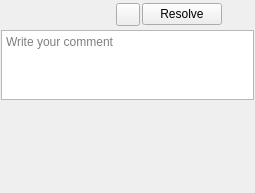
<?xml version="1.0" encoding="UTF-8"?>
<ui version="4.0">
 <class>CommentWidget</class>
 <widget class="QFrame" name="CommentWidget">
  <property name="geometry">
   <rect>
    <x>0</x>
    <y>0</y>
    <width>255</width>
    <height>189</height>
   </rect>
  </property>
  <property name="sizePolicy">
   <sizepolicy hsizetype="Maximum" vsizetype="Maximum">
    <horstretch>0</horstretch>
    <verstretch>0</verstretch>
   </sizepolicy>
  </property>
  <property name="windowTitle">
   <string>Frame</string>
  </property>
  <property name="styleSheet">
   <string notr="true"/>
  </property>
  <property name="mainFrame" stdset="0">
   <bool>true</bool>
  </property>
  <layout class="QVBoxLayout" name="verticalLayout">
   <property name="spacing">
    <number>2</number>
   </property>
   <property name="leftMargin">
    <number>1</number>
   </property>
   <property name="topMargin">
    <number>1</number>
   </property>
   <property name="rightMargin">
    <number>1</number>
   </property>
   <property name="bottomMargin">
    <number>1</number>
   </property>
   <item>
    <layout class="QHBoxLayout" name="horizontalLayout">
     <item>
      <widget class="QToolButton" name="btnCharacter">
       <property name="styleSheet">
        <string notr="true">border: 0px;</string>
       </property>
       <property name="text">
        <string/>
       </property>
       <property name="iconSize">
        <size>
         <width>24</width>
         <height>24</height>
        </size>
       </property>
      </widget>
     </item>
     <item>
      <spacer name="horizontalSpacer">
       <property name="orientation">
        <enum>Qt::Horizontal</enum>
       </property>
       <property name="sizeHint" stdset="0">
        <size>
         <width>40</width>
         <height>20</height>
        </size>
       </property>
      </spacer>
     </item>
     <item>
      <widget class="QToolButton" name="btnMajor">
       <property name="cursor">
        <cursorShape>PointingHandCursor</cursorShape>
       </property>
       <property name="toolTip">
        <string>Mark as important</string>
       </property>
       <property name="styleSheet">
        <string notr="true"/>
       </property>
       <property name="text">
        <string/>
       </property>
       <property name="checkable">
        <bool>true</bool>
       </property>
       <property name="toolButtonStyle">
        <enum>Qt::ToolButtonIconOnly</enum>
       </property>
       <property name="base" stdset="0">
        <bool>true</bool>
       </property>
      </widget>
     </item>
     <item>
      <widget class="QPushButton" name="btnResolve">
       <property name="cursor">
        <cursorShape>PointingHandCursor</cursorShape>
       </property>
       <property name="text">
        <string>Resolve</string>
       </property>
      </widget>
     </item>
     <item>
      <widget class="QToolButton" name="btnMenu">
       <property name="cursor">
        <cursorShape>PointingHandCursor</cursorShape>
       </property>
       <property name="styleSheet">
        <string notr="true">QToolButton {border: 0px;
}

QToolButton::menu-indicator{width:0px;}</string>
       </property>
       <property name="text">
        <string/>
       </property>
       <property name="iconSize">
        <size>
         <width>24</width>
         <height>24</height>
        </size>
       </property>
       <property name="popupMode">
        <enum>QToolButton::InstantPopup</enum>
       </property>
      </widget>
     </item>
     <item>
      <spacer name="horizontalSpacer_3">
       <property name="orientation">
        <enum>Qt::Horizontal</enum>
       </property>
       <property name="sizeType">
        <enum>QSizePolicy::Preferred</enum>
       </property>
       <property name="sizeHint" stdset="0">
        <size>
         <width>3</width>
         <height>3</height>
        </size>
       </property>
      </spacer>
     </item>
    </layout>
   </item>
   <item>
    <widget class="QPlainTextEdit" name="textEditor">
     <property name="placeholderText">
      <string>Write your comment</string>
     </property>
    </widget>
   </item>
   <item>
    <widget class="QTextBrowser" name="textComment">
     <property name="sizePolicy">
      <sizepolicy hsizetype="Maximum" vsizetype="Maximum">
       <horstretch>0</horstretch>
       <verstretch>0</verstretch>
      </sizepolicy>
     </property>
     <property name="styleSheet">
      <string notr="true">border: 0px;
background-color: rgba(0, 0, 0, 0);
</string>
     </property>
     <property name="verticalScrollBarPolicy">
      <enum>Qt::ScrollBarAlwaysOff</enum>
     </property>
     <property name="horizontalScrollBarPolicy">
      <enum>Qt::ScrollBarAlwaysOff</enum>
     </property>
     <property name="readOnly">
      <bool>true</bool>
     </property>
    </widget>
   </item>
   <item>
    <layout class="QHBoxLayout" name="horizontalLayout_2">
     <item>
      <spacer name="horizontalSpacer_2">
       <property name="orientation">
        <enum>Qt::Horizontal</enum>
       </property>
       <property name="sizeHint" stdset="0">
        <size>
         <width>40</width>
         <height>20</height>
        </size>
       </property>
      </spacer>
     </item>
     <item>
      <widget class="QToolButton" name="btnCancel">
       <property name="cursor">
        <cursorShape>PointingHandCursor</cursorShape>
       </property>
       <property name="toolTip">
        <string>Cancel edition</string>
       </property>
       <property name="styleSheet">
        <string notr="true">border: 0px;</string>
       </property>
       <property name="text">
        <string/>
       </property>
       <property name="shortcut">
        <string>Esc</string>
       </property>
      </widget>
     </item>
     <item>
      <widget class="QToolButton" name="btnApply">
       <property name="cursor">
        <cursorShape>PointingHandCursor</cursorShape>
       </property>
       <property name="toolTip">
        <string>Apply</string>
       </property>
       <property name="styleSheet">
        <string notr="true">border: 0px;</string>
       </property>
       <property name="text">
        <string/>
       </property>
       <property name="shortcut">
        <string>Ctrl+Return</string>
       </property>
      </widget>
     </item>
    </layout>
   </item>
  </layout>
 </widget>
 <resources/>
 <connections/>
</ui>
